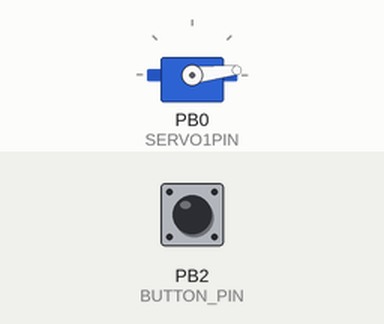
Bench run of a sketch on a simulated ATtiny85, built with avr-gcc and run on an emulated ATtiny85. Parts: servo. Inputs (shaded band) come from the test bench; at power-on: PB2 (BUTTON_PIN) HIGH.

Above: at 1.2 s.
1.3 s: PB2 (BUTTON_PIN) pulled LOW for 0.15 s
At 1.8 s:
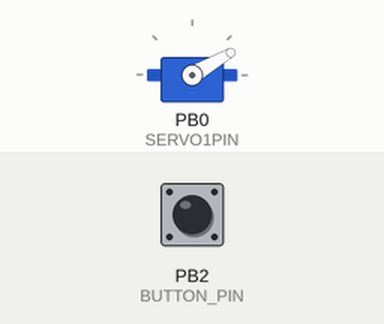
Timing chart, 0 to 4.3 s (numbered marks = the images above; inputs shaded):
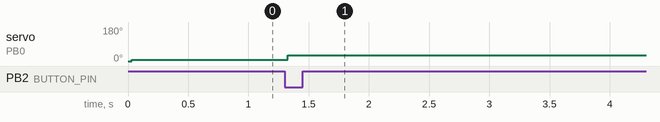

The sketch:

ESCdemo.ino
```cpp
#include <Adafruit_SoftServo.h>

// This is our motor.
Adafruit_SoftServo myServo1;

#define SERVO1PIN 0
#define BUTTON_PIN 2
int led = 1; // blink 'digital' pin 1 - AKA the built in red LED

bool oldState = LOW;
int state = 0;

// the setup routine runs once when you press reset:
void setup() {
  pinMode(BUTTON_PIN, INPUT_PULLUP);
  // Set up the interrupt that will refresh the servo for us automagically
  OCR0A = 0xAF;            // any number is OK
  TIMSK |= _BV(OCIE0A);    // Turn on the compare interrupt (below!)

  myServo1.attach(SERVO1PIN);
  myServo1.write(0);
  delay(30);

  // arm it
  for (int i=4; i<7; i++){
    myServo1.write(i);
  }
}

void loop() {
  // Get current button state.
  bool newState = digitalRead(BUTTON_PIN);

  // Check if state changed from high to low (button press).
  if (newState == LOW && oldState == HIGH) {
    // Short delay to debounce button.
    delay(20);
    // Check if button is still low after debounce.
    newState = digitalRead(BUTTON_PIN);
    if (newState == LOW) { // change ESC state (0-180)
//      0 dead
//      4-6 arm
//      30 lowest full speed
//      70 med
//      110 highest setting (no change beyond this)
//      180 technical max
      int stateNew = 0;
      if(state < 30) stateNew = 30;
      else if(state == 30) stateNew = 70;
      else if(state == 70) stateNew = 110;
      else if(state == 110) stateNew = 20;
      if (state < stateNew) {
        for (int i=state; i <=stateNew; i++){
          myServo1.write(i);
        }
      }
      else {
        for (int i=state; i >=stateNew; i--){
          myServo1.write(i);
        }
      }
  }
  }
  if(state%30 == 0) digitalWrite(led, HIGH);
  else digitalWrite(led, LOW);

  // Set the last button state to the old state.
  oldState = newState;
}

// We'll take advantage of the built in millis() timer that goes off
// to keep track of time, and refresh the servo every 20 milliseconds
// The SIGNAL(TIMER0_COMPA_vect) function is the interrupt that will be
// Called by the microcontroller every 2 milliseconds
volatile uint8_t counter = 0;
SIGNAL(TIMER0_COMPA_vect) {
  // this gets called every 2 milliseconds
  counter += 2;
  // every 20 milliseconds, refresh the servos!
  if (counter >= 20) {
    counter = 0;
    myServo1.refresh();
  }
}
```

Measured:
- after the input at 1.3 s, servo on PB0 (SERVO1PIN): 6° → 30° at once
